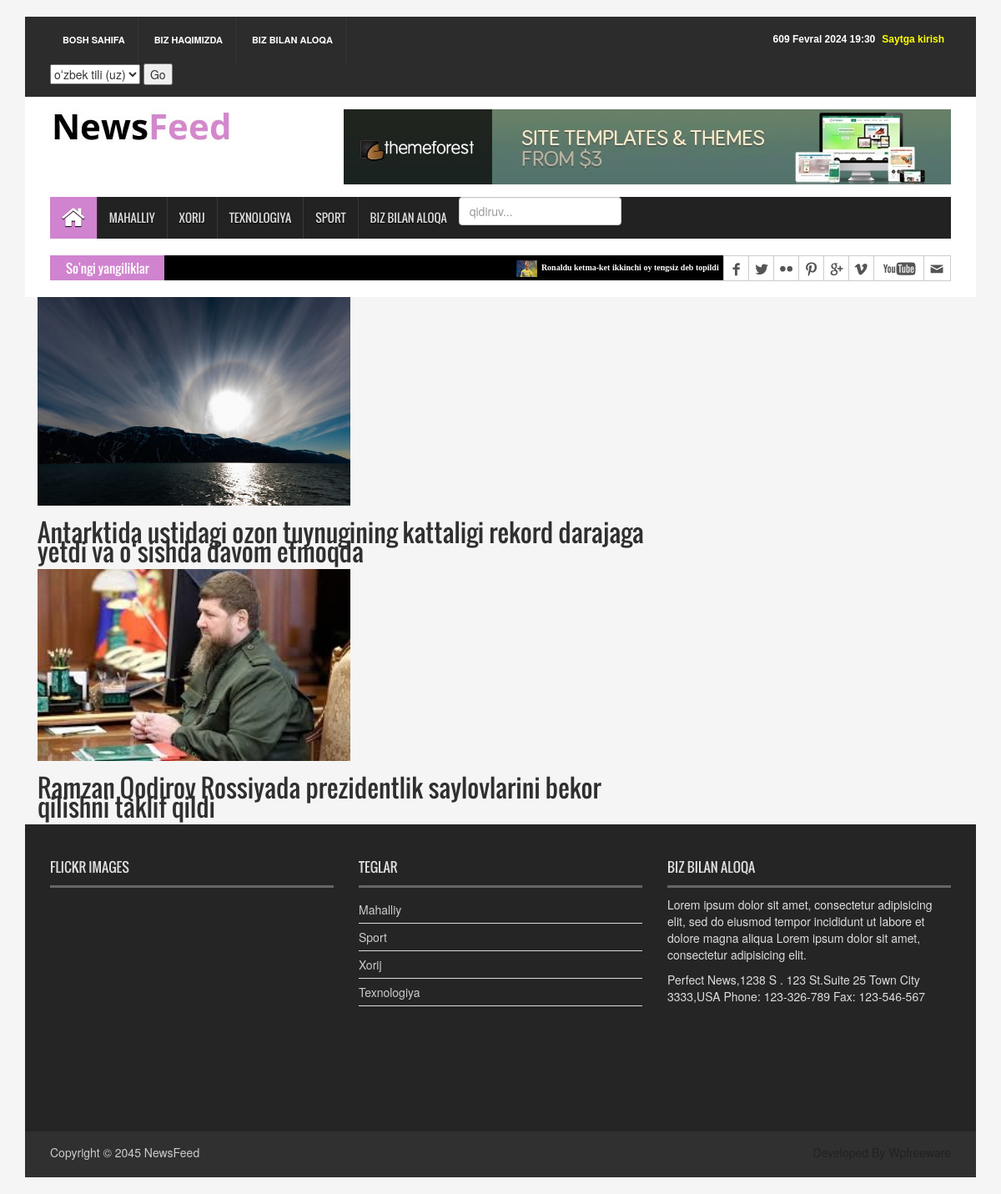
The page /foreign/ on the database its author committed.
### news_app/models.py (models this page shows, shortened)
class News(models.Model):
    class Status(models.TextChoices):
        Draft = "DF", "Draft"
        Published = "PB", "Published"
    title = models.CharField(max_length=250)
    slug = models.SlugField(max_length=250)
    body = models.TextField()
    image = models.ImageField(upload_to='news/images')
    category = models.ForeignKey(Category,
                                 on_delete=models.CASCADE
                                 )
    publish_time = models.DateTimeField(default=timezone.now)
    created_time = models.DateTimeField(auto_now_add=True)
    updated_time = models.DateTimeField(auto_now=True)
    status = models.CharField(max_length=2,
                              choices=Status.choices,
                              default=Status.Draft
                              )
    objects = models.Manager()
    published = PublishedManager()
    class Meta:
        ordering = ["-publish_time"]

class Category(models.Model):
    name = models.CharField(max_length=150)

### news_app/views.py (the view)
# urls.py: path('foreign/',ForeignNewsView.as_view(), name='foreign_news_page'),
class ForeignNewsView(ListView):
    model = News
    template_name = 'news/xorij.html'
    context_object_name = 'xorij_yangiliklari'
    def get_queryset(self):
        news = self.model.published.all().filter(category__name='Xorij')
        return news

### news_app/context_processor.py (called while the page is built)
def latest_news(request):
    latest_news = News.published.all().order_by('-publish_time')[:5]
    categories = Category.objects.all()
    context = {
        'latest_news': latest_news,
        'categories': categories
    }
    return context

### news_app/models.py (called while the page is built)
    def get_queryset(self):
        return super().get_queryset().filter(status=News.Status.Published)

### templates/news/xorij.html (shortened to what this page needs)
{% extends 'news/base.html' %}
{% load static %}
{% block content %}
{% for news in xorij_yangiliklari %}
    <div class="container">
        <div class="row">
            <div class="col-sm-8">
                <a href="{{ news.get_absolute.url }}">
                <img src="{{ news.image.url }}" alt="{{ news.title }}" style="width:50%">
                <h2>{{ news.title }}</h2>
                </a>
            </div>
        </div>
    </div>
{% endfor %}
{% endblock content %}

### templates/news/base.html (shortened to what this page needs)
{% load static %}
{% load i18n %}
<html>
<head>
<link rel="stylesheet" type="text/css" href="{% static 'css/bootstrap.min.css' %}">
<link rel="stylesheet" type="text/css" href="{% static 'css/font-awesome.min.css' %}">
<link rel="stylesheet" type="text/css" href="{% static 'css/animate.css' %}">
<link rel="stylesheet" type="text/css" href="{% static 'css/font.css' %}">
<link rel="stylesheet" type="text/css" href="{% static 'css/li-scroller.css' %}">
<link rel="stylesheet" type="text/css" href="{% static 'css/slick.css' %}">
<link rel="stylesheet" type="text/css" href="{% static 'css/jquery.fancybox.css' %}">
<link rel="stylesheet" type="text/css" href="{% static 'css/theme.css' %}">
<link rel="stylesheet" type="text/css" href="{% static 'css/style.css' %}">
</head>
<body>
<div class="container">
  <header id="header">
    <div class="row">
      <div class="col-lg-12 col-md-12 col-sm-12">
        <div class="header_top">
          <div class="header_top_left">
            <ul class="top_nav">
              <li><a href="{% url 'home_page' %}">BOSH SAHIFA</a></li>
              <li><a href="#">BIZ HAQIMIZDA</a></li>
              <li><a href="{% url 'contact_page' %}">BIZ BILAN ALOQA</a></li>
              <form action="{% url 'set_language' %}" method="post">{% csrf_token %}
                  <select name="language">
                      {% get_current_language as LANGUAGE_CODE %}
                      {% get_available_languages as LANGUAGES %}
                      {% get_language_info_list for LANGUAGES as languages %}
                      {% for language in languages %}
                          <option value="{{ language.code }}"{% if language.code == LANGUAGE_CODE %} selected{% endif %}>
                              {{ language.name_local }} ({{ language.code }})
                          </option>
                      {% endfor %}
                  </select>
                  <input type="submit" value="Go">
              </form>
            </ul>
          </div>
          <div class="header_top_right">
              {% if request.user.is_authenticated %}
              <p><a href="{% url 'logout' %}" style="color:palegreen">Logout</a> </p>
              <p><a href="{% url 'user_profile' %}" style="color: yellow">My profile</a> </p>
              {% else %}
              <p><a href="{% url 'login' %}" style="color: yellow">Saytga kirish</a> </p>
              {% endif %}
            <p>{% now "js F Y H:i" %}</p>
          </div>
        </div>
      </div>
      <div class="col-lg-12 col-md-12 col-sm-12">
        <div class="header_bottom">
          <div class="logo_area"><a href="{% url 'home_page' %}" class="logo"><img src="{% static 'images/logo.jpg' %}" alt=""></a></div>
          <div class="add_banner"><a href="#"><img src="{% static 'images/addbanner_728x90_V1.jpg' %}" alt=""></a></div>
        </div>
      </div>
    </div>
  </header>
  <section id="navArea">
    <nav class="navbar navbar-inverse" role="navigation">
      <div id="navbar" class="navbar-collapse collapse">
        <ul class="nav navbar-nav main_nav">
          <li class="active"><a href="{% url 'home_page' %}"><span class="fa fa-home desktop-home"></span><span class="mobile-show">Home</span></a></li>
          <li><a href="{% url 'local_news_page' %}">Mahalliy</a></li>
          <li><a href="{% url 'foreign_news_page' %}">Xorij</a></li>
          <li><a href="{% url 'technology_news_page' %}">Texnologiya</a></li>
          <li><a href="{% url 'sport_news_page' %}">Sport</a></li>
          <li><a href="{% url 'contact_page' %}">Biz bilan aloqa</a></li>
          <li>
            <form method="get" action="{% url 'search_result' %}">
              <input type="search" name="q" placeholder="qidiruv..." class="form-control">
            </form>
          </li>
        </ul>
      </div>
    </nav>
  </section>
  <section id="newsSection">
    <div class="row">
      <div class="col-lg-12 col-md-12">
        <div class="latest_newsarea"> <span>So'ngi yangiliklar</span>
          <ul id="ticker01" class="news_sticker">
              {% for news in latest_news %}
            <li><a href="#"><img src="{{ news.image.url }}" alt="">{{ news.title }}</a></li>
              {% endfor %}
          </ul>
          <div class="social_area">
            <ul class="social_nav">
              <li class="facebook"><a href="#"></a></li>
              <li class="twitter"><a href="#"></a></li>
              <li class="flickr"><a href="#"></a></li>
              <li class="pinterest"><a href="#"></a></li>
              <li class="googleplus"><a href="#"></a></li>
              <li class="vimeo"><a href="#"></a></li>
              <li class="youtube"><a href="#"></a></li>
              <li class="mail"><a href="#"></a></li>
            </ul>
          </div>
        </div>
      </div>
    </div>
  </section>
    {% block content %}
    {% endblock content %}
  <footer id="footer">
<div class="footer_top">
  <div class="row">
    <div class="col-lg-4 col-md-4 col-sm-4">
      <div class="footer_widget wow fadeInLeftBig">
        <h2>Flickr Images</h2>
      </div>
    </div>
    <div class="col-lg-4 col-md-4 col-sm-4">
      <div class="footer_widget wow fadeInDown">
        <h2>TEGLAR</h2>
        <ul class="tag_nav">
          {% for category in categories %}
          <li><a href="#">{{ category.name }}</a></li>
         {% endfor %}
        </ul>
      </div>
    </div>
    <div class="col-lg-4 col-md-4 col-sm-4">
      <div class="footer_widget wow fadeInRightBig">
        <h2>Biz bilan aloqa</h2>
        <p>Lorem ipsum dolor sit amet, consectetur adipisicing elit, sed do eiusmod tempor incididunt ut labore et dolore magna aliqua Lorem ipsum dolor sit amet, consectetur adipisicing elit.</p>
        <address>
        Perfect News,1238 S . 123 St.Suite 25 Town City 3333,USA Phone: 123-326-789 Fax: 123-546-567
        </address>
      </div>
    </div>
  </div>
</div>
<div class="footer_bottom">
  <p class="copyright">Copyright &copy; 2045 <a href="index.html">NewsFeed</a></p>
  <p class="developer">Developed By Wpfreeware</p>
</div>
</footer>
</div>
</body>

### static/css/li-scroller.css (style rules this page uses)
ul.newsticker { position:relative; left:750px; font:bold 10px Verdana; list-style-type:none; margin:0; padding:0 }
ul.newsticker li { float:left; margin:0; padding:0 }
ul.newsticker a { white-space:nowrap; padding:0; color:#fff; margin:0 50px 0 0 }
ul.newsticker a > img { height:20px; margin-right:5px; width:25px }

### static/css/theme.css (style rules this page uses)
.navbar-inverse .navbar-nav > .active > a, .navbar-inverse .navbar-nav > .active > a:hover, .navbar-inverse .navbar-nav > .active > a:focus { background-color:#d083cf }
.latest_newsarea span { background:none repeat scroll 0 0 #d083cf }

### rows shown on the page
News: image (picture), title "Ronaldu ketma-ket ikkinchi oy tengsiz deb topildi"
News: image (picture), title "Antarktida ustidagi ozon tuynugining kattaligi rekord darajaga yetdi va o‘sishda davom etmoqda"
News: image (picture), title "Ramzan Qodirov Rossiyada prezidentlik saylovlarini bekor qilishni taklif qildi"
Category: name "Mahalliy"
Category: name "Sport"
Category: name "Xorij"
Category: name "Texnologiya"

### other values the page prints
form field language "oʻzbek tili (uz)"
